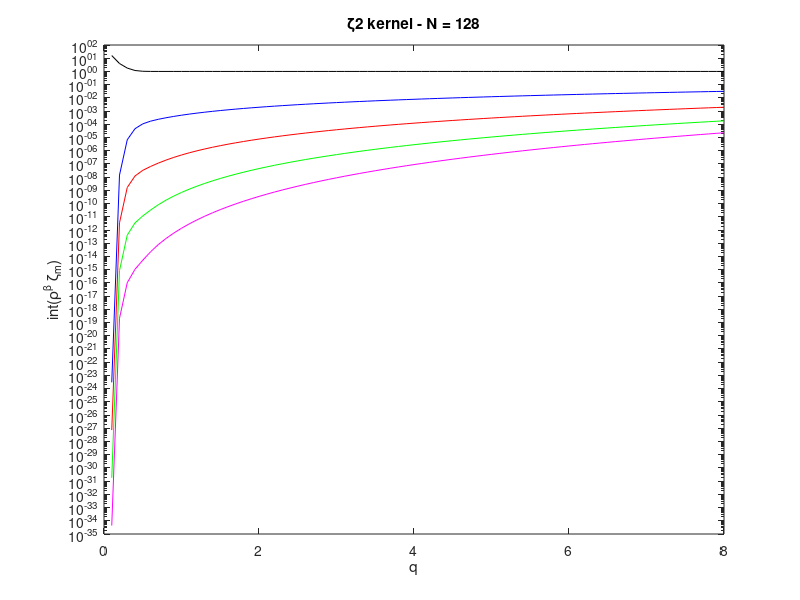
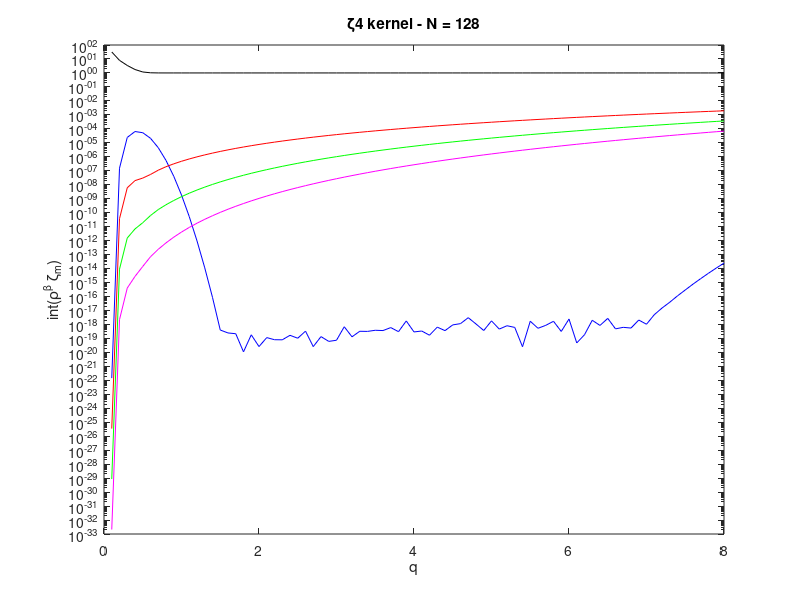
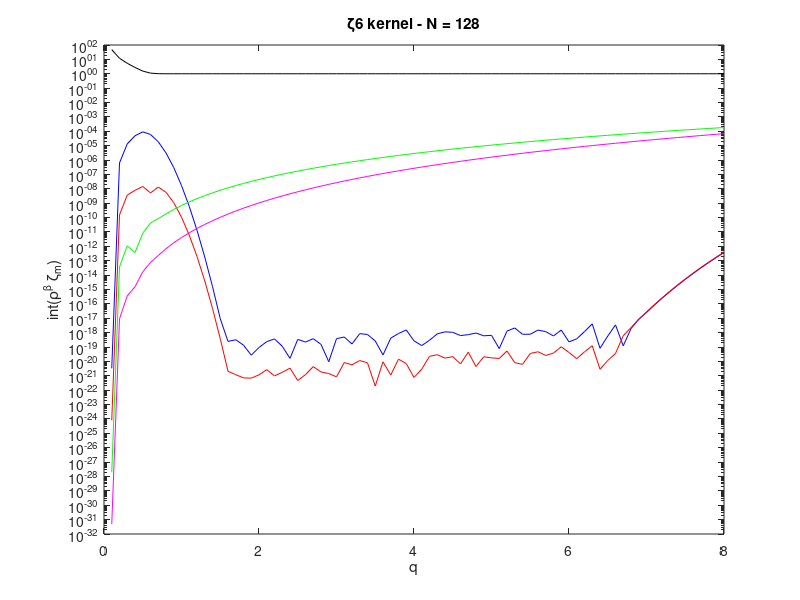
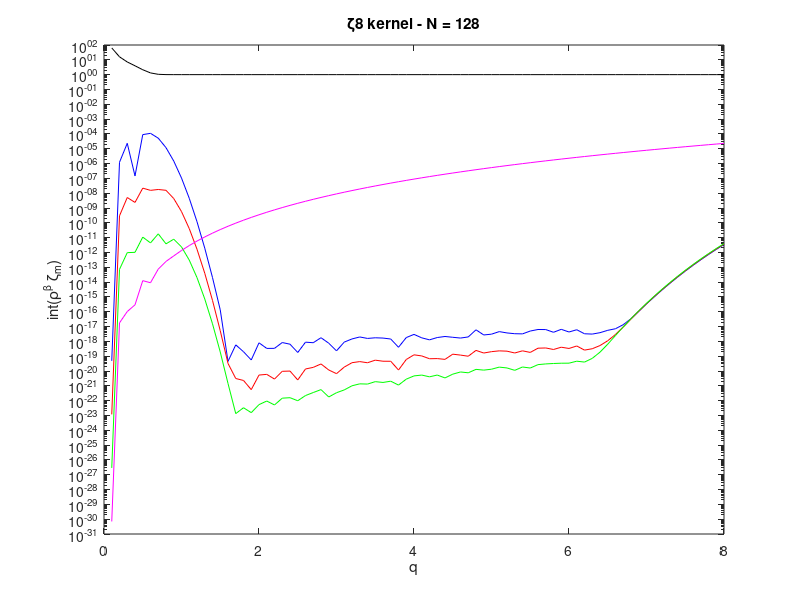

Write MATLAB code to recreate these figures, in order.
clear all;
close all;
clc;

% plot styles
styles = {'k','b','r','g','m','c','--k','--b','--r','--g','--m','--c'};

%==========================================================================
%= Kernels
%==========================================================================
% polynomial coefficients (even polynomials)
p02 = [1];
p04 = [-0.5 0 2];
p06 = [1/8 0 -3/2 0 3];
p08 = [-1/48 0 1/2 0 -3 0 4];
p10 = [1/384 0 -5/48 0 5/4 0 -5 0 5];

%==========================================================================
%= Discrete moments
%==========================================================================
m = [0 2 4 6 8]; % moments
N = 128; % discretisation
sigmas = (0.1:0.1:8); % sigmas

xmin = 0;
xmax = 2;

% Allocate moment variables
moment = cell(length(m),1);

x = linspace(0,4,2*N+1); x = x(1:end-1);
dx = x(2) - x(1); dy = dx;
xc   = (xmax + xmin)/2;

[xg, yg] = meshgrid(x-xc,x-xc);
rg = sqrt((xg).^2 + (yg).^2);

%--------------------------------------------------------------------------
%- Varying sigma/dx
%--------------------------------------------------------------------------
sigmags = dx*sigmas;
for n = 1:length(sigmags)
    sigmag = sigmags(n);
    
    % Setup mesh
    rg    = sqrt((xg).^2 + (yg).^2);
    rhog  = rg/sigmag;
    rho2g = rhog.^2;
    
    % Smoothing function
    zetag{1}  = polyval(p02,rhog)/(2*pi*sigmag^2) .* exp(-rho2g/2);
    zetag{2}  = polyval(p04,rhog)/(2*pi*sigmag^2) .* exp(-rho2g/2);
    zetag{3}  = polyval(p06,rhog)/(2*pi*sigmag^2) .* exp(-rho2g/2);
    zetag{4}  = polyval(p08,rhog)/(2*pi*sigmag^2) .* exp(-rho2g/2);
    zetag{5}  = polyval(p10,rhog)/(2*pi*sigmag^2) .* exp(-rho2g/2);
    
    %----------------------------------------------------------------------
    %- Calculate the discrete moments
    %----------------------------------------------------------------------
    for i = 1:length(zetag)
        p = 1;
        for k = m
            moment{p}(i,n) = sum(sum(rg.^k.*zetag{i}))*dx*dy;
            p = p + 1;
        end
    end
end
%--------------------------------------------------------------------------
%- Plot varying sigma/dx
%--------------------------------------------------------------------------
for i = 1:length(zetag)
    figure(i+10)
    for k = 1:length(m)
        semilogy(sigmas,abs(moment{k}(i,:)),styles{k})
        hold on
    end
    title(['\zeta' num2str(2*i) ' kernel - N = ' num2str(N)])
    xlabel('q')
    ylabel('int(\rho^\beta \zeta_m)')
    %    legend('0th moment','2nd moment','4th moment','6th moment','8th moment','10th moment')
end

